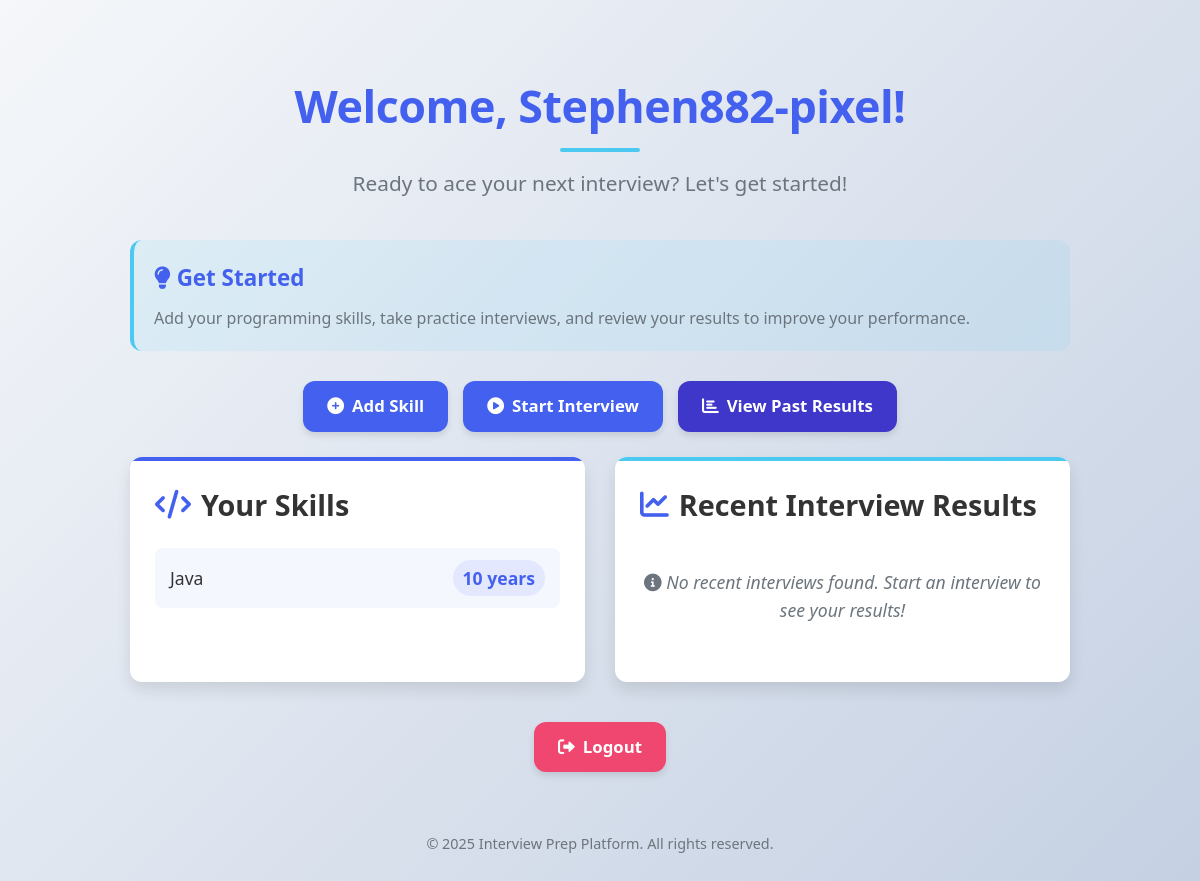
The page /home/ (signed in) on the database its author committed.
### core/models.py (models this page shows, shortened)
class User(AbstractUser):
    is_recruiter = models.BooleanField(default=False)

class ProgrammingSkill(models.Model):
    user = models.ForeignKey(User, on_delete=models.CASCADE)
    language = models.CharField(max_length=100)
    proficiency = models.IntegerField()  # Years of experience or proficiency level

### core/views.py (the view)
# urls.py: path('home/', views.home, name='home'),
@login_required
def home(request):
    skills = ProgrammingSkill.objects.filter(user=request.user)
    return render(request, 'home.html', {'skills': skills})

### templates/home.html (shortened to what this page needs)
<!DOCTYPE html>
<html>
<head>
    <link href="https://cdnjs.cloudflare.com/ajax/libs/font-awesome/6.0.0/css/all.min.css" rel="stylesheet">
</head>
<body>
    <div class="home-container">
        <div class="header">
            <h2>Welcome, {{ user.username }}!</h2>
            <p>Ready to ace your next interview? Let's get started!</p>
        </div>
        <div class="info-card">
            <h3><i class="fas fa-lightbulb"></i> Get Started</h3>
            <p>Add your programming skills, take practice interviews, and review your results to improve your performance.</p>
        </div>
        <div class="action-buttons">
            <a href="{% url 'skill_create' %}" class="btn btn-primary"><i class="fas fa-plus-circle"></i> Add Skill</a>
            {% if skills %}
                <a href="{% url 'interview' %}" class="btn btn-primary"><i class="fas fa-play-circle"></i> Start Interview</a>
                <a href="{% url 'interview_results' %}" class="btn btn-secondary"><i class="fas fa-chart-bar"></i> View Past Results</a>
            {% endif %}
        </div>
        <div class="dashboard-grid">
            {% if skills %}
                <div class="skills-section">
                    <h3 class="section-title"><i class="fas fa-code"></i> Your Skills</h3>
                    <ul>
                        {% for skill in skills %}
                            <li>{{ skill.language }} <span>{{ skill.proficiency }} years</span></li>
                        {% endfor %}
                    </ul>
                </div>
            {% endif %}
            <div class="recent-results-section">
                <h3 class="section-title"><i class="fas fa-chart-line"></i> Recent Interview Results</h3>
                {% if recent_interview %}
                    <p><i class="far fa-calendar-alt"></i> Completed on: {{ recent_interview.completed_at|date:"F d, Y" }}</p>
                    <p><i class="fas fa-question-circle"></i> Number of Questions: {{ recent_interview.total_questions }}</p>
                    <p><i class="fas fa-star"></i> Average Score: <span class="score">{{ recent_interview.average_score }}%</span></p>
                    <div style="text-align: center; margin-top: 20px;">
                        <a href="{% url 'interview_results' %}" class="btn btn-secondary">View Details</a>
                    </div>
                {% else %}
                    <p class="no-results"><i class="fas fa-info-circle"></i> No recent interviews found. Start an interview to see your results!</p>
                {% endif %}
            </div>
        </div>
        <div class="action-buttons">
            <a href="{% url 'logout' %}" class="btn btn-danger"><i class="fas fa-sign-out-alt"></i> Logout</a>
        </div>
        <div class="footer">
            <p>© 2025 Interview Prep Platform. All rights reserved.</p>
        </div>
    </div>
</body>
</html>

### templates/home.html (style rules this page uses)
:root { --primary-color: #4361ee; --primary-hover: #3a56d4; --secondary-color: #3f37c9; --accent-color: #4cc9f0; --danger-color: #ef476f; --success-color: #06d6a0; --background-color: #f8f9fa; --card-background: #ffffff; --text-primary: #333333; --text-secondary: #6c757d; --border-radius: 12px; --box-shadow: 0 8px 15px rgba(0, 0, 0, 0.1); }
* { margin: 0; padding: 0; box-sizing: border-box; }
body { font-family: 'Segoe UI', 'Roboto', 'Arial', sans-serif; background: linear-gradient(135deg, #f5f7fa 0%, #c3cfe2 100%); margin: 0; padding: 0; min-height: 100vh; color: var(--text-primary); line-height: 1.6; }
.home-container { max-width: 1000px; margin: 40px auto; padding: 30px; }
.header { text-align: center; margin-bottom: 40px; position: relative; }
.header h2 { font-size: 2.8em; color: var(--primary-color); margin: 0; font-weight: 700; letter-spacing: -0.5px; position: relative; display: inline-block; }
.header h2::after { content: ''; position: absolute; bottom: -10px; left: 50%; transform: translateX(-50%); width: 80px; height: 4px; background: var(--accent-color); border-radius: 2px; }
.header p { font-size: 1.3em; color: var(--text-secondary); margin: 25px 0; }
.action-buttons { display: flex; justify-content: center; gap: 15px; flex-wrap: wrap; margin: 25px 0; }
.btn { padding: 12px 24px; border-radius: var(--border-radius); text-decoration: none; font-size: 1.05em; font-weight: 600; transition: all 0.3s ease; border: none; box-shadow: 0 4px 6px rgba(0, 0, 0, 0.1); display: inline-flex; align-items: center; justify-content: center; cursor: pointer; }
.btn i { margin-right: 8px; }
.btn-primary { background-color: var(--primary-color); color: white; }
.btn-secondary { background-color: var(--secondary-color); color: white; }
.btn-danger { background-color: var(--danger-color); color: white; }
.dashboard-grid { display: grid; grid-template-columns: repeat(auto-fit, minmax(300px, 1fr)); gap: 30px; margin-bottom: 40px; }
.skills-section, .recent-results-section { background-color: var(--card-background); border-radius: var(--border-radius); box-shadow: var(--box-shadow); padding: 25px; transition: transform 0.3s ease, box-shadow 0.3s ease; position: relative; overflow: hidden; }
.skills-section::before, .recent-results-section::before { content: ''; position: absolute; top: 0; left: 0; width: 100%; height: 4px; }
.skills-section::before { background: var(--primary-color); }
.recent-results-section::before { background: var(--accent-color); }
.section-title { font-size: 1.8em; color: var(--text-primary); margin: 0 0 20px 0; display: flex; align-items: center; }
.section-title i { margin-right: 10px; color: var(--primary-color); }
.skills-section ul { list-style: none; padding: 0; margin: 0; }
.skills-section li { font-size: 1.1em; color: var(--text-primary); padding: 12px 15px; border-bottom: 1px solid #eee; margin-bottom: 8px; border-radius: 8px; background-color: rgba(67, 97, 238, 0.05); display: flex; justify-content: space-between; align-items: center; }
.skills-section li:last-child { border-bottom: none; margin-bottom: 0; }
.skills-section li span { font-weight: 600; color: var(--primary-color); background-color: rgba(67, 97, 238, 0.1); padding: 4px 10px; border-radius: 20px; }
.recent-results-section p { font-size: 1.1em; color: var(--text-primary); margin: 12px 0; }
.recent-results-section .no-results { color: var(--text-secondary); font-style: italic; text-align: center; padding: 20px 0; }
.info-card { border-radius: var(--border-radius); padding: 20px; background-color: rgba(76, 201, 240, 0.1); margin-bottom: 30px; border-left: 4px solid var(--accent-color); }
.info-card h3 { font-size: 1.4em; color: var(--primary-color); margin-bottom: 10px; }
.info-card p { color: var(--text-secondary); margin: 0; }
.footer { text-align: center; padding: 20px 0; font-size: 0.9em; color: var(--text-secondary); margin-top: 40px; }

### rows shown on the page
User: username "Stephen882-pixel"
ProgrammingSkill: language "Java", proficiency "10"
